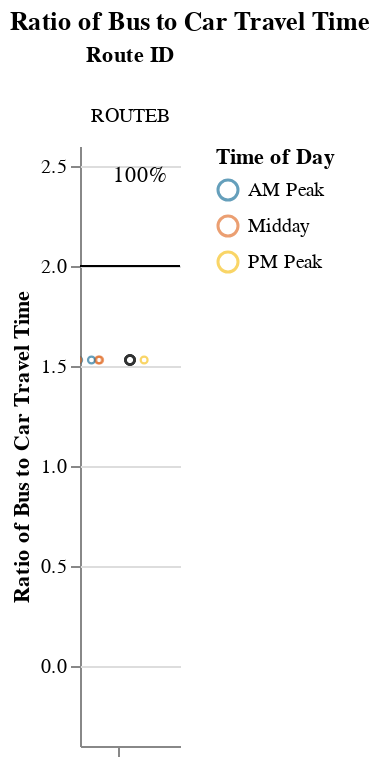
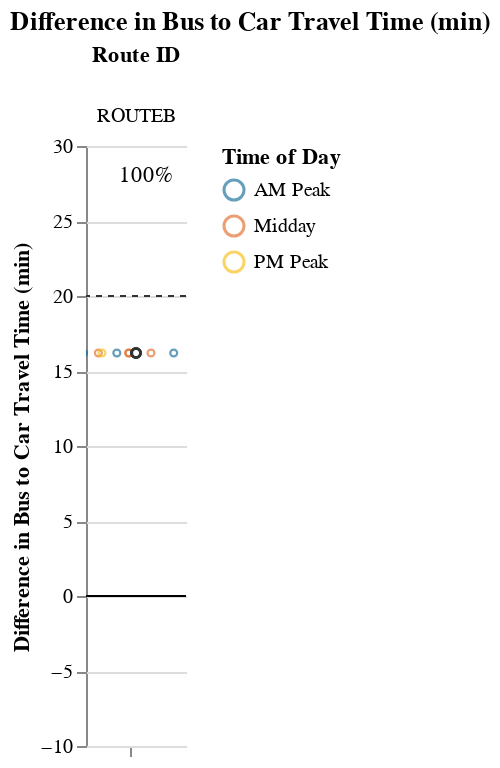

Notebook code cell kept with these figures, in order:
### Markdown cell above
## Viable Competitive Routes
### Short Routes (< 1 hr)

### Code cell
# Allow for possibility that operator doesn't have routes that fall into certain route_groups
# But, jupyterbook will not like markdown with f-string
# separate out route_group and put in each cell, and use try/except + if to display...
# but all 3 route groups must be displayed. just add sentence about why no routes were returned at the end
route_group = "short"
try:
    display_charts_for_route_group(df, route_group)
except:
    print("No routes meet this criteria.")

### Figure 1 — Vega-Lite specification as saved in the notebook (floating-point values rounded to 4 significant figures)
{"config": {"view": {"continuousWidth": 400, "continuousHeight": 300, "stroke": null}, "facet": {"spacing": 0}}, "data": {"name": "data-926990757b9a9df19a06586a6dd9407c"}, "facet": {"column": {"field": "route_id", "sort": ["ROUTEB"], "title": "Route ID", "type": "nominal"}}, "spec": {"layer": [{"mark": "rule", "encoding": {"color": {"value": "black"}, "y": {"field": "cutoff", "type": "quantitative"}}, "selection": {"selector001": {"type": "interval", "bind": "scales", "encodings": ["x", "y"]}}}, {"mark": {"type": "point", "opacity": 0.65, "size": 12, "strokeWidth": 1.1}, "encoding": {"color": {"field": "time_of_day", "scale": {"range": ["#136C97", "#E16B26", "#F6BF16", "#00896B", "#7790A3", "#5B559C"]}, "sort": ["AM Peak", "Midday", "PM Peak", "Owl Service"], "title": "Time of Day", "type": "nominal"}, "tooltip": [{"field": "route_id", "type": "nominal"}, {"field": "trip_id", "type": "nominal"}, {"field": "service_hours", "type": "quantitative"}, {"field": "car_duration_hours", "type": "quantitative"}, {"field": "bus_multiplier", "type": "quantitative"}, {"field": "bus_difference", "type": "quantitative"}, {"field": "num_trips", "type": "quantitative"}, {"field": "num_competitive", "type": "quantitative"}, {"field": "pct_trips_competitive", "type": "quantitative"}, {"field": "p25", "type": "quantitative"}, {"field": "p50", "type": "quantitative"}, {"field": "p75", "type": "quantitative"}], "x": {"axis": {"grid": false, "labels": false, "ticks": true, "values": [0]}, "field": "jitter", "scale": {}, "title": null, "type": "quantitative"}, "y": {"field": "bus_multiplier", "scale": {"domain": [-0.25, 2.5]}, "title": "Ratio of Bus to Car Travel Time", "type": "quantitative"}}, "transform": [{"calculate": "sqrt(-2*log(random()))*cos(2*PI*random())", "as": "jitter"}], "width": 50}, {"layer": [{"mark": {"type": "point", "opacity": 0.6, "size": 20, "strokeWidth": 1.3}, "encoding": {"color": {"value": "#323434"}, "y": {"field": "bus_multiplier", "type": "quantitative"}}, "transform": [{"filter": "(datum.p50_trip === 1)"}]}, {"mark": {"type": "text", "align": "center", "baseline": "middle"}, "encoding": {"color": {"value": "black"}, "text": {"field": "pct_trips_competitive", "format": ".0%", "type": "quantitative"}, "tooltip": [{"field": "route_id", "type": "nominal"}, {"field": "trip_id", "type": "nominal"}, {"field": "service_hours", "type": "quantitative"}, {"field": "car_duration_hours", "type": "quantitative"}, {"field": "bus_multiplier", "type": "quantitative"}, {"field": "bus_difference", "type": "quantitative"}, {"field": "num_trips", "type": "quantitative"}, {"field": "num_competitive", "type": "quantitative"}, {"field": "pct_trips_competitive", "type": "quantitative"}, {"field": "p25", "type": "quantitative"}, {"field": "p50", "type": "quantitative"}, {"field": "p75", "type": "quantitative"}], "x": {"value": 30}, "y": {"value": 15}}, "transform": [{"calculate": "sqrt(-2*log(random()))*cos(2*PI*random())", "as": "jitter"}, {"filter": "(datum.fastest_trip === 1)"}]}]}]}, "resolve": {"scale": {"y": "shared"}}, "title": "Ratio of Bus to Car Travel Time", "$schema": "https://vega.github.io/schema/vega-lite/v4.17.0.json", "datasets": {"data-926990757b9a9df19a06586a6dd9407c": [{"calitp_itp_id": 312, "trip_key": -6355204926582847867, "trip_id": "ROUTEB|11219343:T6|14:35:00", "shape_id": "ROUTEB:1", "route_id": "ROUTEB", "service_hours": 0.78, "trip_first_departure_ts": 52500, "trip_last_arrival_ts": 55320, "departure_hour": 14, "time_of_day": "Midday", "p25": 0.78, "p50": 0.78, "p75": 0.78, "p50_trip": 1, "fastest_trip": 0, "car_duration_hours": 0.51, "competitive_route": 1, "bus_multiplier": 1.53, "bus_difference": 16.2, "num_trips": 8, "num_competitive": 8, "pct_trips_competitive": 1.0, "bus_difference_spread": 0.0, "route_group": "short", "max_trip_hrs": 0.78, "max_trip_route_group": 0.78, "name": "City of Solvang", "caltrans_district": "05 - San Luis Obispo", "drmt_organization_name": null, "cutoff2": 20, "cutoff": 2}, {"calitp_itp_id": 312, "trip_key": -6478907577908897350, "trip_id": "ROUTEB|11219343:T2|8:05:00", "shape_id": "ROUTEB:1", "route_id": "ROUTEB", "service_hours": 0.78, "trip_first_departure_ts": 29100, "trip_last_arrival_ts": 31920, "departure_hour": 8, "time_of_day": "AM Peak", "p25": 0.78, "p50": 0.78, "p75": 0.78, "p50_trip": 1, "fastest_trip": 0, "car_duration_hours": 0.51, "competitive_route": 1, "bus_multiplier": 1.53, "bus_difference": 16.2, "num_trips": 8, "num_competitive": 8, "pct_trips_competitive": 1.0, "bus_difference_spread": 0.0, "route_group": "short", "max_trip_hrs": 0.78, "max_trip_route_group": 0.78, "name": "City of Solvang", "caltrans_district": "05 - San Luis Obispo", "drmt_organization_name": null, "cutoff2": 20, "cutoff": 2}, {"calitp_itp_id": 312, "trip_key": 2051426434992042577, "trip_id": "ROUTEB|11219343:T1|7:05:00", "shape_id": "ROUTEB:1", "route_id": "ROUTEB", "service_hours": 0.78, "trip_first_departure_ts": 25500, "trip_last_arrival_ts": 28320, "departure_hour": 7, "time_of_day": "AM Peak", "p25": 0.78, "p50": 0.78, "p75": 0.78, "p50_trip": 1, "fastest_trip": 0, "car_duration_hours": 0.51, "competitive_route": 1, "bus_multiplier": 1.53, "bus_difference": 16.2, "num_trips": 8, "num_competitive": 8, "pct_trips_competitive": 1.0, "bus_difference_spread": 0.0, "route_group": "short", "max_trip_hrs": 0.78, "max_trip_route_group": 0.78, "name": "City of Solvang", "caltrans_district": "05 - San Luis Obispo", "drmt_organization_name": null, "cutoff2": 20, "cutoff": 2}, {"calitp_itp_id": 312, "trip_key": 3396300082846215706, "trip_id": "ROUTEB|11219343:T7|15:35:00", "shape_id": "ROUTEB:1", "route_id": "ROUTEB", "service_hours": 0.78, "trip_first_departure_ts": 56100, "trip_last_arrival_ts": 58920, "departure_hour": 15, "time_of_day": "Midday", "p25": 0.78, "p50": 0.78, "p75": 0.78, "p50_trip": 1, "fastest_trip": 0, "car_duration_hours": 0.51, "competitive_route": 1, "bus_multiplier": 1.53, "bus_difference": 16.2, "num_trips": 8, "num_competitive": 8, "pct_trips_competitive": 1.0, "bus_difference_spread": 0.0, "route_group": "short", "max_trip_hrs": 0.78, "max_trip_route_group": 0.78, "name": "City of Solvang", "caltrans_district": "05 - San Luis Obispo", "drmt_organization_name": null, "cutoff2": 20, "cutoff": 2}, {"calitp_itp_id": 312, "trip_key": 1960325446933206999, "trip_id": "ROUTEB|11219343:T5|12:05:00", "shape_id": "ROUTEB:1", "route_id": "ROUTEB", "service_hours": 0.78, "trip_first_departure_ts": 43500, "trip_last_arrival_ts": 46320, "departure_hour": 12, "time_of_day": "Midday", "p25": 0.78, "p50": 0.78, "p75": 0.78, "p50_trip": 1, "fastest_trip": 0, "car_duration_hours": 0.51, "competitive_route": 1, "bus_multiplier": 1.53, "bus_difference": 16.2, "num_trips": 8, "num_competitive": 8, "pct_trips_competitive": 1.0, "bus_difference_spread": 0.0, "route_group": "short", "max_trip_hrs": 0.78, "max_trip_route_group": 0.78, "name": "City of Solvang", "caltrans_district": "05 - San Luis Obispo", "drmt_organization_name": null, "cutoff2": 20, "cutoff": 2}, {"calitp_itp_id": 312, "trip_key": 5052500598827369770, "trip_id": "ROUTEB|11219343:T3|9:05:00", "shape_id": "ROUTEB:1", "route_id": "ROUTEB", "service_hours": 0.78, "trip_first_departure_ts": 32700, "trip_last_arrival_ts": 35520, "departure_hour": 9, "time_of_day": "AM Peak", "p25": 0.78, "p50": 0.78, "p75": 0.78, "p50_trip": 1, "fastest_trip": 0, "car_duration_hours": 0.51, "competitive_route": 1, "bus_multiplier": 1.53, "bus_difference": 16.2, "num_trips": 8, "num_competitive": 8, "pct_trips_competitive": 1.0, "bus_difference_spread": 0.0, "route_group": "short", "max_trip_hrs": 0.78, "max_trip_route_group": 0.78, "name": "City of Solvang", "caltrans_district": "05 - San Luis Obispo", "drmt_organization_name": null, "cutoff2": 20, "cutoff": 2}, {"calitp_itp_id": 312, "trip_key": 3295111670444333866, "trip_id": "ROUTEB|11219343:T4|11:05:00", "shape_id": "ROUTEB:1", "route_id": "ROUTEB", "service_hours": 0.78, "trip_first_departure_ts": 39900, "trip_last_arrival_ts": 42720, "departure_hour": 11, "time_of_day": "Midday", "p25": 0.78, "p50": 0.78, "p75": 0.78, "p50_trip": 1, "fastest_trip": 0, "car_duration_hours": 0.51, "competitive_route": 1, "bus_multiplier": 1.53, "bus_difference": 16.2, "num_trips": 8, "num_competitive": 8, "pct_trips_competitive": 1.0, "bus_difference_spread": 0.0, "route_group": "short", "max_trip_hrs": 0.78, "max_trip_route_group": 0.78, "name": "City of Solvang", "caltrans_district": "05 - San Luis Obispo", "drmt_organization_name": null, "cutoff2": 20, "cutoff": 2}, {"calitp_itp_id": 312, "trip_key": 8127507068313298348, "trip_id": "ROUTEB|11219343:T8|17:35:00", "shape_id": "ROUTEB:1", "route_id": "ROUTEB", "service_hours": 0.78, "trip_first_departure_ts": 63300, "trip_last_arrival_ts": 66120, "departure_hour": 17, "time_of_day": "PM Peak", "p25": 0.78, "p50": 0.78, "p75": 0.78, "p50_trip": 1, "fastest_trip": 1, "car_duration_hours": 0.51, "competitive_route": 1, "bus_multiplier": 1.53, "bus_difference": 16.2, "num_trips": 8, "num_competitive": 8, "pct_trips_competitive": 1.0, "bus_difference_spread": 0.0, "route_group": "short", "max_trip_hrs": 0.78, "max_trip_route_group": 0.78, "name": "City of Solvang", "caltrans_district": "05 - San Luis Obispo", "drmt_organization_name": null, "cutoff2": 20, "cutoff": 2}]}}

### Figure 2 — Vega-Lite specification as saved in the notebook (floating-point values rounded to 4 significant figures)
{"config": {"view": {"continuousWidth": 400, "continuousHeight": 300, "stroke": null}, "facet": {"spacing": 0}}, "data": {"name": "data-a90154904ffe8a930c30dfa5e28708ad"}, "facet": {"column": {"field": "route_id", "sort": ["ROUTEB"], "title": "Route ID", "type": "nominal"}}, "spec": {"layer": [{"mark": "rule", "encoding": {"color": {"value": "black"}, "y": {"field": "cutoff", "type": "quantitative"}}, "selection": {"selector002": {"type": "interval", "bind": "scales", "encodings": ["x", "y"]}}}, {"mark": {"type": "rule", "strokeDash": [3, 3]}, "encoding": {"color": {"value": "#323434"}, "y": {"field": "cutoff2", "type": "quantitative"}}}, {"mark": {"type": "point", "opacity": 0.65, "size": 12, "strokeWidth": 1.1}, "encoding": {"color": {"field": "time_of_day", "scale": {"range": ["#136C97", "#E16B26", "#F6BF16", "#00896B", "#7790A3", "#5B559C"]}, "sort": ["AM Peak", "Midday", "PM Peak", "Owl Service"], "title": "Time of Day", "type": "nominal"}, "tooltip": [{"field": "route_id", "type": "nominal"}, {"field": "trip_id", "type": "nominal"}, {"field": "service_hours", "type": "quantitative"}, {"field": "car_duration_hours", "type": "quantitative"}, {"field": "bus_multiplier", "type": "quantitative"}, {"field": "bus_difference", "type": "quantitative"}, {"field": "num_trips", "type": "quantitative"}, {"field": "num_competitive", "type": "quantitative"}, {"field": "pct_trips_competitive", "type": "quantitative"}, {"field": "p25", "type": "quantitative"}, {"field": "p50", "type": "quantitative"}, {"field": "p75", "type": "quantitative"}], "x": {"axis": {"grid": false, "labels": false, "ticks": true, "values": [0]}, "field": "jitter", "scale": {}, "title": null, "type": "quantitative"}, "y": {"field": "bus_difference", "scale": {"domain": [-5, 25.0]}, "title": "Difference in Bus to Car Travel Time (min)", "type": "quantitative"}}, "transform": [{"calculate": "sqrt(-2*log(random()))*cos(2*PI*random())", "as": "jitter"}], "width": 50}, {"layer": [{"mark": {"type": "point", "opacity": 0.6, "size": 20, "strokeWidth": 1.3}, "encoding": {"color": {"value": "#323434"}, "y": {"field": "bus_difference", "type": "quantitative"}}, "transform": [{"filter": "(datum.p50_trip === 1)"}]}, {"mark": {"type": "text", "align": "center", "baseline": "middle"}, "encoding": {"color": {"value": "black"}, "text": {"field": "pct_trips_competitive", "format": ".0%", "type": "quantitative"}, "tooltip": [{"field": "route_id", "type": "nominal"}, {"field": "trip_id", "type": "nominal"}, {"field": "service_hours", "type": "quantitative"}, {"field": "car_duration_hours", "type": "quantitative"}, {"field": "bus_multiplier", "type": "quantitative"}, {"field": "bus_difference", "type": "quantitative"}, {"field": "num_trips", "type": "quantitative"}, {"field": "num_competitive", "type": "quantitative"}, {"field": "pct_trips_competitive", "type": "quantitative"}, {"field": "p25", "type": "quantitative"}, {"field": "p50", "type": "quantitative"}, {"field": "p75", "type": "quantitative"}], "x": {"value": 30}, "y": {"value": 15}}, "transform": [{"calculate": "sqrt(-2*log(random()))*cos(2*PI*random())", "as": "jitter"}, {"filter": "(datum.fastest_trip === 1)"}]}]}]}, "resolve": {"scale": {"y": "shared"}}, "title": "Difference in Bus to Car Travel Time (min)", "$schema": "https://vega.github.io/schema/vega-lite/v4.17.0.json", "datasets": {"data-a90154904ffe8a930c30dfa5e28708ad": [{"calitp_itp_id": 312, "trip_key": -6355204926582847867, "trip_id": "ROUTEB|11219343:T6|14:35:00", "shape_id": "ROUTEB:1", "route_id": "ROUTEB", "service_hours": 0.78, "trip_first_departure_ts": 52500, "trip_last_arrival_ts": 55320, "departure_hour": 14, "time_of_day": "Midday", "p25": 0.78, "p50": 0.78, "p75": 0.78, "p50_trip": 1, "fastest_trip": 0, "car_duration_hours": 0.51, "competitive_route": 1, "bus_multiplier": 1.53, "bus_difference": 16.2, "num_trips": 8, "num_competitive": 8, "pct_trips_competitive": 1.0, "bus_difference_spread": 0.0, "route_group": "short", "max_trip_hrs": 0.78, "max_trip_route_group": 0.78, "name": "City of Solvang", "caltrans_district": "05 - San Luis Obispo", "drmt_organization_name": null, "cutoff2": 20, "cutoff": 0}, {"calitp_itp_id": 312, "trip_key": -6478907577908897350, "trip_id": "ROUTEB|11219343:T2|8:05:00", "shape_id": "ROUTEB:1", "route_id": "ROUTEB", "service_hours": 0.78, "trip_first_departure_ts": 29100, "trip_last_arrival_ts": 31920, "departure_hour": 8, "time_of_day": "AM Peak", "p25": 0.78, "p50": 0.78, "p75": 0.78, "p50_trip": 1, "fastest_trip": 0, "car_duration_hours": 0.51, "competitive_route": 1, "bus_multiplier": 1.53, "bus_difference": 16.2, "num_trips": 8, "num_competitive": 8, "pct_trips_competitive": 1.0, "bus_difference_spread": 0.0, "route_group": "short", "max_trip_hrs": 0.78, "max_trip_route_group": 0.78, "name": "City of Solvang", "caltrans_district": "05 - San Luis Obispo", "drmt_organization_name": null, "cutoff2": 20, "cutoff": 0}, {"calitp_itp_id": 312, "trip_key": 2051426434992042577, "trip_id": "ROUTEB|11219343:T1|7:05:00", "shape_id": "ROUTEB:1", "route_id": "ROUTEB", "service_hours": 0.78, "trip_first_departure_ts": 25500, "trip_last_arrival_ts": 28320, "departure_hour": 7, "time_of_day": "AM Peak", "p25": 0.78, "p50": 0.78, "p75": 0.78, "p50_trip": 1, "fastest_trip": 0, "car_duration_hours": 0.51, "competitive_route": 1, "bus_multiplier": 1.53, "bus_difference": 16.2, "num_trips": 8, "num_competitive": 8, "pct_trips_competitive": 1.0, "bus_difference_spread": 0.0, "route_group": "short", "max_trip_hrs": 0.78, "max_trip_route_group": 0.78, "name": "City of Solvang", "caltrans_district": "05 - San Luis Obispo", "drmt_organization_name": null, "cutoff2": 20, "cutoff": 0}, {"calitp_itp_id": 312, "trip_key": 3396300082846215706, "trip_id": "ROUTEB|11219343:T7|15:35:00", "shape_id": "ROUTEB:1", "route_id": "ROUTEB", "service_hours": 0.78, "trip_first_departure_ts": 56100, "trip_last_arrival_ts": 58920, "departure_hour": 15, "time_of_day": "Midday", "p25": 0.78, "p50": 0.78, "p75": 0.78, "p50_trip": 1, "fastest_trip": 0, "car_duration_hours": 0.51, "competitive_route": 1, "bus_multiplier": 1.53, "bus_difference": 16.2, "num_trips": 8, "num_competitive": 8, "pct_trips_competitive": 1.0, "bus_difference_spread": 0.0, "route_group": "short", "max_trip_hrs": 0.78, "max_trip_route_group": 0.78, "name": "City of Solvang", "caltrans_district": "05 - San Luis Obispo", "drmt_organization_name": null, "cutoff2": 20, "cutoff": 0}, {"calitp_itp_id": 312, "trip_key": 1960325446933206999, "trip_id": "ROUTEB|11219343:T5|12:05:00", "shape_id": "ROUTEB:1", "route_id": "ROUTEB", "service_hours": 0.78, "trip_first_departure_ts": 43500, "trip_last_arrival_ts": 46320, "departure_hour": 12, "time_of_day": "Midday", "p25": 0.78, "p50": 0.78, "p75": 0.78, "p50_trip": 1, "fastest_trip": 0, "car_duration_hours": 0.51, "competitive_route": 1, "bus_multiplier": 1.53, "bus_difference": 16.2, "num_trips": 8, "num_competitive": 8, "pct_trips_competitive": 1.0, "bus_difference_spread": 0.0, "route_group": "short", "max_trip_hrs": 0.78, "max_trip_route_group": 0.78, "name": "City of Solvang", "caltrans_district": "05 - San Luis Obispo", "drmt_organization_name": null, "cutoff2": 20, "cutoff": 0}, {"calitp_itp_id": 312, "trip_key": 5052500598827369770, "trip_id": "ROUTEB|11219343:T3|9:05:00", "shape_id": "ROUTEB:1", "route_id": "ROUTEB", "service_hours": 0.78, "trip_first_departure_ts": 32700, "trip_last_arrival_ts": 35520, "departure_hour": 9, "time_of_day": "AM Peak", "p25": 0.78, "p50": 0.78, "p75": 0.78, "p50_trip": 1, "fastest_trip": 0, "car_duration_hours": 0.51, "competitive_route": 1, "bus_multiplier": 1.53, "bus_difference": 16.2, "num_trips": 8, "num_competitive": 8, "pct_trips_competitive": 1.0, "bus_difference_spread": 0.0, "route_group": "short", "max_trip_hrs": 0.78, "max_trip_route_group": 0.78, "name": "City of Solvang", "caltrans_district": "05 - San Luis Obispo", "drmt_organization_name": null, "cutoff2": 20, "cutoff": 0}, {"calitp_itp_id": 312, "trip_key": 3295111670444333866, "trip_id": "ROUTEB|11219343:T4|11:05:00", "shape_id": "ROUTEB:1", "route_id": "ROUTEB", "service_hours": 0.78, "trip_first_departure_ts": 39900, "trip_last_arrival_ts": 42720, "departure_hour": 11, "time_of_day": "Midday", "p25": 0.78, "p50": 0.78, "p75": 0.78, "p50_trip": 1, "fastest_trip": 0, "car_duration_hours": 0.51, "competitive_route": 1, "bus_multiplier": 1.53, "bus_difference": 16.2, "num_trips": 8, "num_competitive": 8, "pct_trips_competitive": 1.0, "bus_difference_spread": 0.0, "route_group": "short", "max_trip_hrs": 0.78, "max_trip_route_group": 0.78, "name": "City of Solvang", "caltrans_district": "05 - San Luis Obispo", "drmt_organization_name": null, "cutoff2": 20, "cutoff": 0}, {"calitp_itp_id": 312, "trip_key": 8127507068313298348, "trip_id": "ROUTEB|11219343:T8|17:35:00", "shape_id": "ROUTEB:1", "route_id": "ROUTEB", "service_hours": 0.78, "trip_first_departure_ts": 63300, "trip_last_arrival_ts": 66120, "departure_hour": 17, "time_of_day": "PM Peak", "p25": 0.78, "p50": 0.78, "p75": 0.78, "p50_trip": 1, "fastest_trip": 1, "car_duration_hours": 0.51, "competitive_route": 1, "bus_multiplier": 1.53, "bus_difference": 16.2, "num_trips": 8, "num_competitive": 8, "pct_trips_competitive": 1.0, "bus_difference_spread": 0.0, "route_group": "short", "max_trip_hrs": 0.78, "max_trip_route_group": 0.78, "name": "City of Solvang", "caltrans_district": "05 - San Luis Obispo", "drmt_organization_name": null, "cutoff2": 20, "cutoff": 0}]}}
